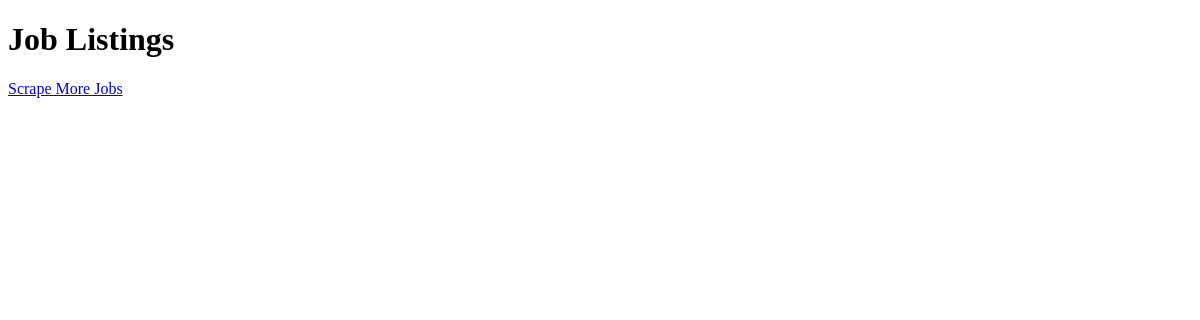
The app's page /jobs/, older data.
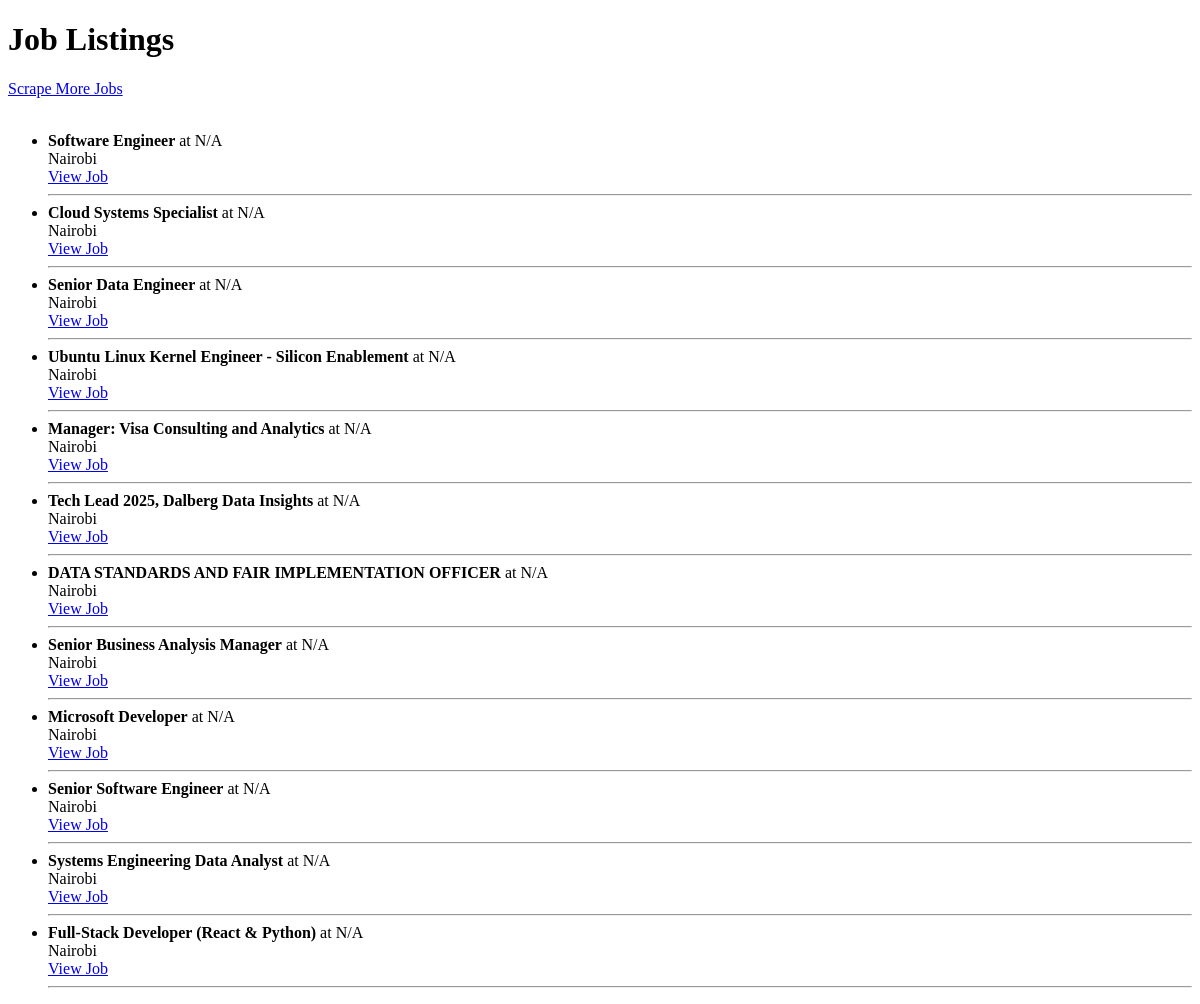
The same page, newer data.
### scraper/models.py (models this page shows, shortened)
class Job(models.Model):
    title = models.CharField(max_length=255)
    company = models.CharField(max_length=255)
    location = models.CharField(max_length=255)
    description = models.TextField()
    source_url = models.URLField()
    company_website = models.URLField(blank=True, null=True)
    created_at = models.DateTimeField(auto_now_add=True)

### scraper/views.py (the view)
# urls.py: path("jobs/", views.job_list, name="job_list"),
def job_list(request):
    jobs = Job.objects.all().order_by('-created_at')
    return render(request, "scraper/job_list.html", {"jobs": jobs})

### scraper/templates/scraper/job_list.html (shortened to what this page needs)
<!DOCTYPE html>
<html>
<head>
</head>
<body>
    <h1>Job Listings</h1>
    <a href="/">Scrape More Jobs</a><br><br>
    <ul>
        {% for job in jobs %}
        <li>
            <strong>{{ job.title }}</strong> at {{ job.company }} <br>
            {{ job.location }}<br>
            <a href="{{ job.source_url }}" target="_blank">View Job</a>
            <hr>
        </li>
        {% endfor %}
    </ul>
</body>
</html>

Row changes from the older to the newer data that the page shows:
added Job: title "Software Engineer", company "N/A", location "Nairobi"
added Job: title "Cloud Systems Specialist", company "N/A", location "Nairobi"
added Job: title "Senior Data Engineer", company "N/A", location "Nairobi"
added Job: title "Ubuntu Linux Kernel Engineer - Silicon Enablement", company "N/A", location "Nairobi"
added Job: title "Manager: Visa Consulting and Analytics", company "N/A", location "Nairobi"
added Job: title "Tech Lead 2025, Dalberg Data Insights", company "N/A", location "Nairobi"
added Job: title "DATA STANDARDS AND FAIR IMPLEMENTATION OFFICER", company "N/A", location "Nairobi"
added Job: title "Senior Business Analysis Manager", company "N/A", location "Nairobi"
added Job: title "Microsoft Developer", company "N/A", location "Nairobi"
added Job: title "Senior Software Engineer", company "N/A", location "Nairobi"
added Job: title "Systems Engineering Data Analyst", company "N/A", location "Nairobi"
added Job: title "Full-Stack Developer (React & Python)", company "N/A", location "Nairobi"
